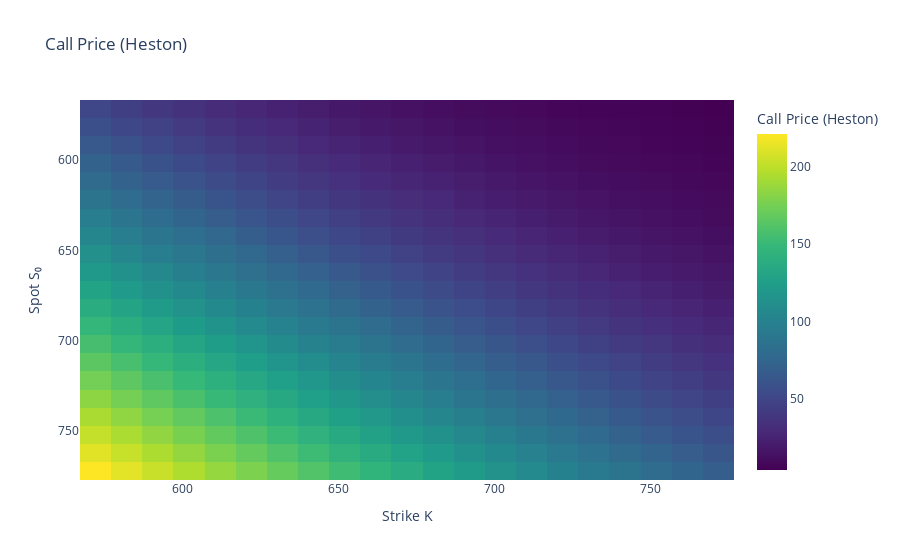
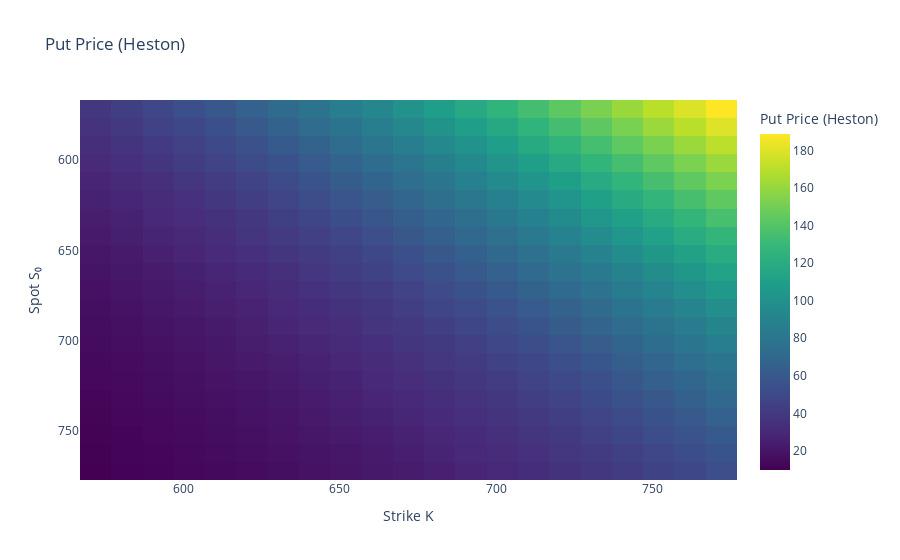
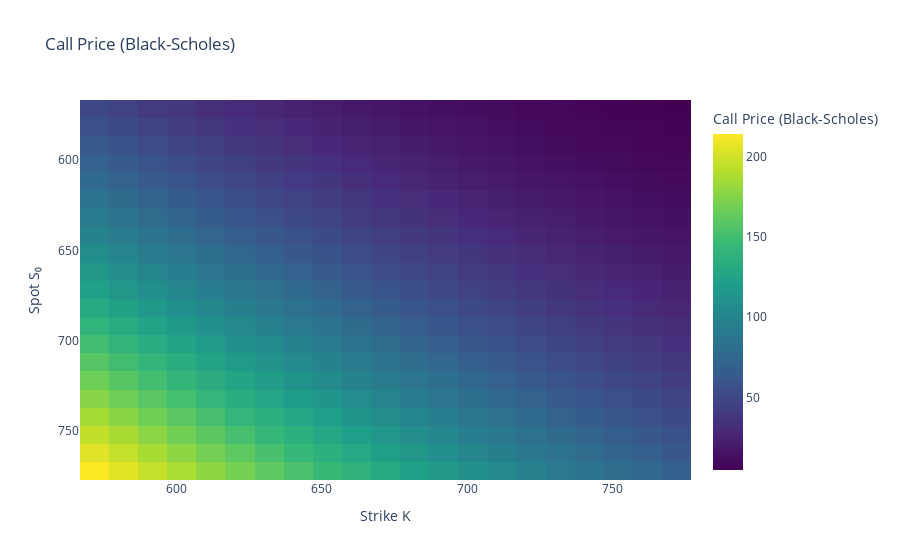
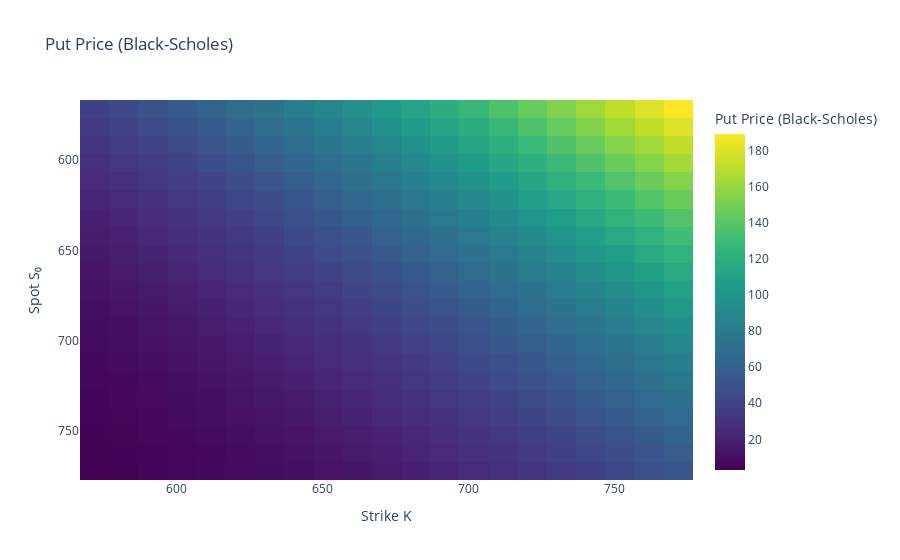

Notebook cell for these charts, in order:
### Code cell
S_grid, K_grid, call_heston, put_heston = compute_heston_heatmaps(
    calib, r=r, q=q, S0_ref=S0_ref, span=heatmap_span, points=heatmap_points, maturity=heatmap_maturity
)
params_tensor = params_from_calib(calib)
with torch.no_grad():
    atm_call = carr_madan_call_torch(
        torch.tensor(S0_ref, dtype=torch.float64, device=device),
        r,
        q,
        torch.tensor(heatmap_maturity, dtype=torch.float64, device=device),
        params_tensor,
        torch.tensor(S0_ref, dtype=torch.float64, device=device)
    )
vol_bs = implied_vol(float(atm_call.cpu()), S0_ref, S0_ref, heatmap_maturity, r)
print(f"Volatilité BS ATM: {vol_bs:.4f}")
call_bs, put_bs = compute_bs_heatmaps(S_grid, K_grid, heatmap_maturity, r, vol_bs)
summary_heatmap = pd.DataFrame({
    'Reference spot': [S0_ref],
    'Rate': [r],
    'Maturity T': [heatmap_maturity],
    'Strike range': [f"{K_grid[0]:.2f} → {K_grid[-1]:.2f} ({len(K_grid)} pts)"],
    'Spot range': [f"{S_grid[0]:.2f} → {S_grid[-1]:.2f} ({len(S_grid)} pts)"],
    'κ': [calib['kappa']],
    'θ': [calib['theta']],
    'σ': [calib['sigma']],
    'ρ': [calib['rho']],
    'v₀': [calib['v0']],
    'σ_BS_ATM': [vol_bs],
})
display(summary_heatmap)
fig_call_heston = plot_heatmap(call_heston, K_grid, S_grid, 'Call Price (Heston)')
fig_put_heston = plot_heatmap(put_heston, K_grid, S_grid, 'Put Price (Heston)')
fig_call_bs = plot_heatmap(call_bs, K_grid, S_grid, 'Call Price (Black-Scholes)')
fig_put_bs = plot_heatmap(put_bs, K_grid, S_grid, 'Put Price (Black-Scholes)')
fig_call_heston.show()
fig_put_heston.show()
fig_call_bs.show()
fig_put_bs.show()

### Figure 1 — Plotly figure (JSON) as saved in the notebook; plotly's stock layout.template omitted (floating-point values rounded to 4 significant figures; data arrays with more than 128 entries replaced by an {"elided": "..."} marker saying what was removed)
{"data": [{"colorbar": {"title": {"text": "Call Price (Heston)"}}, "colorscale": [[0, "#440154"], [0.1111, "#482878"], [0.2222, "#3e4989"], [0.3333, "#31688e"], [0.4444, "#26828e"], [0.5556, "#1f9e89"], [0.6667, "#35b779"], [0.7778, "#6ece58"], [0.8889, "#b5de2b"], [1, "#fde725"]], "type": "heatmap", "x": [571.9, 581.9, 591.9, 601.9, 611.9, 621.9, 631.9, 641.9, 651.9, 661.9, 671.9, 681.9, 691.9, 701.9, 711.9, 721.9, 731.9, 741.9, 751.9, 761.9, 771.9], "y": [571.9, 581.9, 591.9, 601.9, 611.9, 621.9, 631.9, 641.9, 651.9, 661.9, 671.9, 681.9, 691.9, 701.9, 711.9, 721.9, 731.9, 741.9, 751.9, 761.9, 771.9], "z": {"elided": "21x21 float values"}}], "layout": {"title": {"text": "Call Price (Heston)"}, "xaxis": {"title": {"text": "Strike K"}}, "yaxis": {"autorange": "reversed", "title": {"text": "Spot S₀"}}}}

### Figure 2 — Plotly figure (JSON) as saved in the notebook; plotly's stock layout.template omitted (floating-point values rounded to 4 significant figures; data arrays with more than 128 entries replaced by an {"elided": "..."} marker saying what was removed)
{"data": [{"colorbar": {"title": {"text": "Put Price (Heston)"}}, "colorscale": [[0, "#440154"], [0.1111, "#482878"], [0.2222, "#3e4989"], [0.3333, "#31688e"], [0.4444, "#26828e"], [0.5556, "#1f9e89"], [0.6667, "#35b779"], [0.7778, "#6ece58"], [0.8889, "#b5de2b"], [1, "#fde725"]], "type": "heatmap", "x": [571.9, 581.9, 591.9, 601.9, 611.9, 621.9, 631.9, 641.9, 651.9, 661.9, 671.9, 681.9, 691.9, 701.9, 711.9, 721.9, 731.9, 741.9, 751.9, 761.9, 771.9], "y": [571.9, 581.9, 591.9, 601.9, 611.9, 621.9, 631.9, 641.9, 651.9, 661.9, 671.9, 681.9, 691.9, 701.9, 711.9, 721.9, 731.9, 741.9, 751.9, 761.9, 771.9], "z": {"elided": "21x21 float values"}}], "layout": {"title": {"text": "Put Price (Heston)"}, "xaxis": {"title": {"text": "Strike K"}}, "yaxis": {"autorange": "reversed", "title": {"text": "Spot S₀"}}}}

### Figure 3 — Plotly figure (JSON) as saved in the notebook; plotly's stock layout.template omitted (floating-point values rounded to 4 significant figures; data arrays with more than 128 entries replaced by an {"elided": "..."} marker saying what was removed)
{"data": [{"colorbar": {"title": {"text": "Call Price (Black-Scholes)"}}, "colorscale": [[0, "#440154"], [0.1111, "#482878"], [0.2222, "#3e4989"], [0.3333, "#31688e"], [0.4444, "#26828e"], [0.5556, "#1f9e89"], [0.6667, "#35b779"], [0.7778, "#6ece58"], [0.8889, "#b5de2b"], [1, "#fde725"]], "type": "heatmap", "x": [571.9, 581.9, 591.9, 601.9, 611.9, 621.9, 631.9, 641.9, 651.9, 661.9, 671.9, 681.9, 691.9, 701.9, 711.9, 721.9, 731.9, 741.9, 751.9, 761.9, 771.9], "y": [571.9, 581.9, 591.9, 601.9, 611.9, 621.9, 631.9, 641.9, 651.9, 661.9, 671.9, 681.9, 691.9, 701.9, 711.9, 721.9, 731.9, 741.9, 751.9, 761.9, 771.9], "z": {"elided": "21x21 float values"}}], "layout": {"title": {"text": "Call Price (Black-Scholes)"}, "xaxis": {"title": {"text": "Strike K"}}, "yaxis": {"autorange": "reversed", "title": {"text": "Spot S₀"}}}}

### Figure 4 — Plotly figure (JSON) as saved in the notebook; plotly's stock layout.template omitted (floating-point values rounded to 4 significant figures; data arrays with more than 128 entries replaced by an {"elided": "..."} marker saying what was removed)
{"data": [{"colorbar": {"title": {"text": "Put Price (Black-Scholes)"}}, "colorscale": [[0, "#440154"], [0.1111, "#482878"], [0.2222, "#3e4989"], [0.3333, "#31688e"], [0.4444, "#26828e"], [0.5556, "#1f9e89"], [0.6667, "#35b779"], [0.7778, "#6ece58"], [0.8889, "#b5de2b"], [1, "#fde725"]], "type": "heatmap", "x": [571.9, 581.9, 591.9, 601.9, 611.9, 621.9, 631.9, 641.9, 651.9, 661.9, 671.9, 681.9, 691.9, 701.9, 711.9, 721.9, 731.9, 741.9, 751.9, 761.9, 771.9], "y": [571.9, 581.9, 591.9, 601.9, 611.9, 621.9, 631.9, 641.9, 651.9, 661.9, 671.9, 681.9, 691.9, 701.9, 711.9, 721.9, 731.9, 741.9, 751.9, 761.9, 771.9], "z": {"elided": "21x21 float values"}}], "layout": {"title": {"text": "Put Price (Black-Scholes)"}, "xaxis": {"title": {"text": "Strike K"}}, "yaxis": {"autorange": "reversed", "title": {"text": "Spot S₀"}}}}
